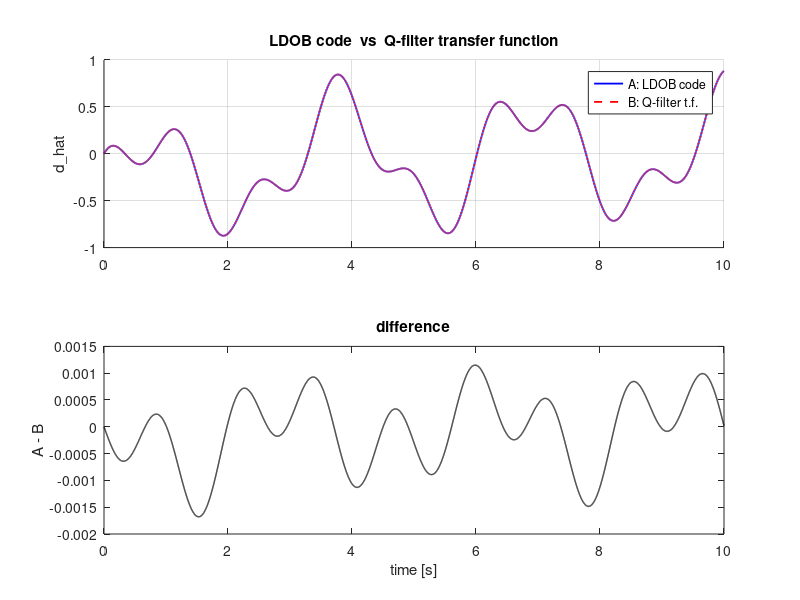

Write MATLAB code to recreate this figure.
%% verify_ldob.m  -  LDOB 코드 <-> Q-filter 전달함수 1:1 수치검증
%  방법A: test.m 과 동일한 LDOB 재귀(상태공간)
%  방법B: Q-filter DOB 전달함수  d_hat = Q(s)*(Pn^-1 * v - u),  Q=L/(s+L), Pn^-1 = M*s
%  두 결과가 일치하면 코드가 Q-filter DOB 수식의 구현임이 실증된다.
clear; clc; close all;

dt = 0.001; T = 10; N = round(T/dt); t = (0:N-1)*dt;
L = 0.6;  M = 1;

% --- 임의 입력 신호 (LDOB 와 무관하게 외부 주입) ---
v    = sin(2*t) + 0.5*cos(5*t);        % 속도 신호 v(t)
vdot = 2*cos(2*t) - 2.5*sin(5*t);      % v 의 해석 도함수 (방법B 기준)
u    = 0.3*sin(3*t);                   % 제어입력 u(t)

%% 방법A : LDOB 코드 (test.m 과 동일)
z = -L*M*v(1); u_prev = 0; dA = zeros(1,N);   % d_hat(0)=0 으로 정렬 (Q-filter 영상태와 일치)
for k = 1:N
    d_hat = z + L*M*v(k);              % d_hat = z + L*M*v
    dA(k) = d_hat;
    z_dot = -L*(d_hat + M*u_prev);     % z_dot = -L*(d_hat + M*u_prev)
    z     = z + z_dot*dt;
    u_prev = u(k);                     % 이전 제어입력
end

%% 방법B : Q-filter 전달함수  d_hat = Q*(Pn^-1*v - u),  Pn^-1*v = M*vdot
e  = M*vdot - u;                       % 등가 총입력 - 실제입력 = 외란
dB = zeros(1,N); y = 0;
for k = 1:N
    dB(k) = y;
    y = y + dt*L*(e(k) - y);           % ydot = L(e - y)  =>  Q = L/(s+L)
end

%% 비교
err = dA - dB;
fprintf('max|dA-dB| = %.4e\n', max(abs(err)));
fprintf('rms(dA-dB) = %.4e\n', sqrt(mean(err.^2)));
fprintf('max|dA|    = %.4e  (relative max err = %.3e)\n', ...
        max(abs(dA)), max(abs(err))/max(abs(dA)));

%% plot
figure('Name','LDOB vs Q-filter');
subplot(2,1,1); hold on; grid on;
plot(t, dA, 'b','LineWidth',1.3);
plot(t, dB, 'r--','LineWidth',1.3);
ylabel('d\_hat'); legend({'A: LDOB code','B: Q-filter t.f.'},'Location','best');
title('LDOB code  vs  Q-filter transfer function');

subplot(2,1,2); grid on;
plot(t, err, 'k','LineWidth',1.0);
ylabel('A - B'); xlabel('time [s]'); title('difference');

saveas(gcf,'verify_ldob.png');
fprintf('saved: verify_ldob.png\n');
